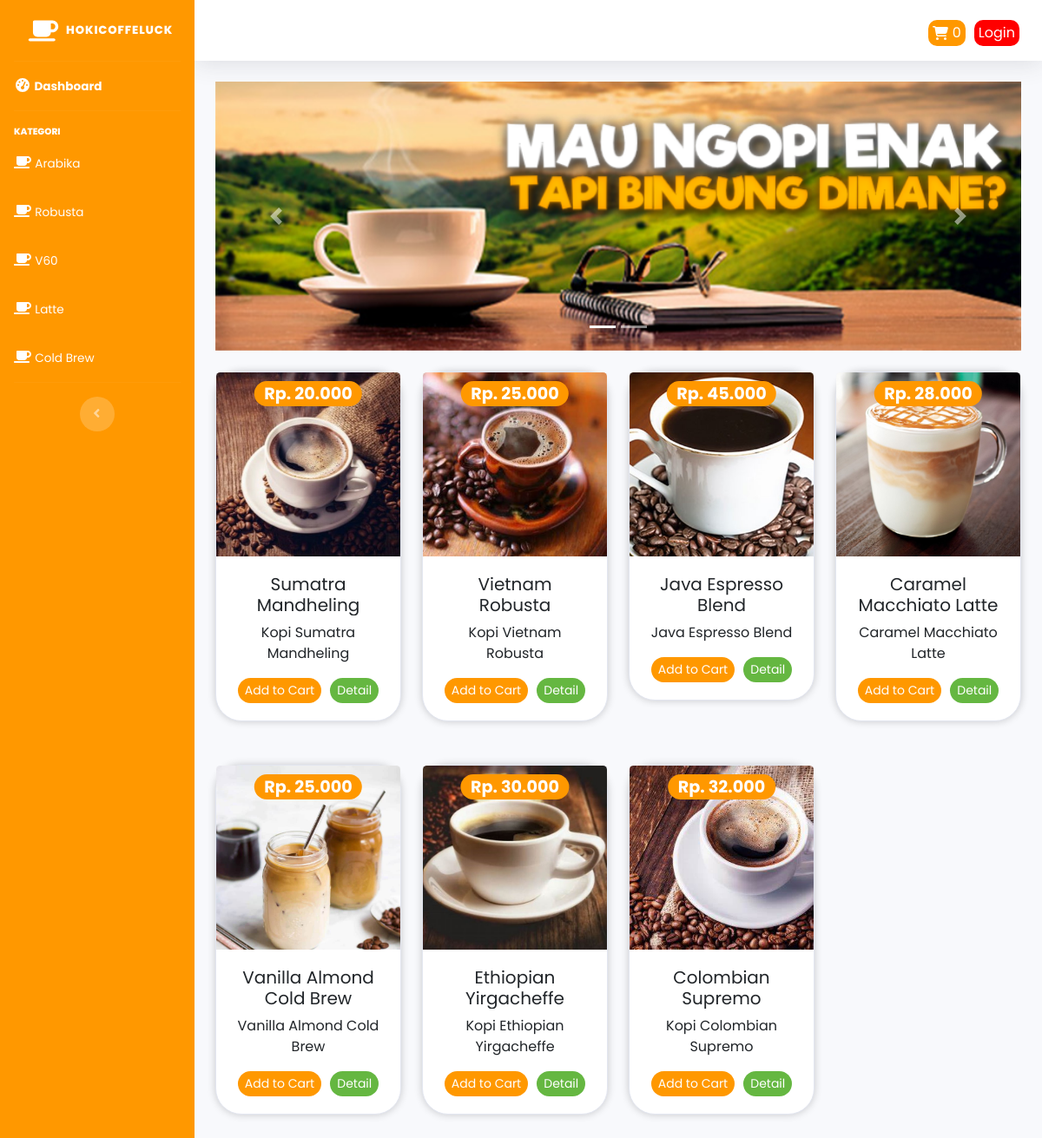
The page / on the database its author committed.
### tables this page shows
CREATE TABLE `tb_kopi` (
  `id_kopi` int(11) NOT NULL,
  `nama_kopi` varchar(120) NOT NULL,
  `keterangan` varchar(500) NOT NULL,
  `kategori` varchar(60) NOT NULL,
  `harga` int(11) NOT NULL,
  `stok` int(4) NOT NULL,
  `gambar` text NOT NULL
);

### application/controllers/Welcome.php (called while the page is built, shortened)
<?php
class Welcome extends CI_Controller {
	public function index() {
        $data['kopi'] = $this->model_kopi->tampil_data()->result();
        $this->load->view('templates/header');
        $this->load->view('templates/sidebar');
        $this->load->view('dashboard', $data);
        $this->load->view('templates/footer');
    }
}

### index.php (called while the page is built, shortened)
<?php
require_once BASEPATH.'core/CodeIgniter.php';

### application/models/model_kopi.php (called while the page is built, shortened)
<?php
class Model_kopi extends CI_Model {
    public function tampil_data(){
        return $this->db->get('tb_kopi');
    }
}

### application/views/dashboard.php (the view, shortened to what this page needs)
<div class="container-fluid">
<div id="carouselExampleIndicators" class="carousel slide" data-ride="carousel">
        <ol class="carousel-indicators">
            <li data-target="#carouselExampleIndicators" data-slide-to="0" class="active"></li>
            <li data-target="#carouselExampleIndicators" data-slide-to="1"></li>
        </ol>
        <div class="carousel-inner">
            <div class="carousel-item active">
                <img src="<?php echo base_url('assets/img/slide1.jpg') ?>" class="d-block w-100" alt="...">
            </div>
        </div>
        <a class="carousel-control-prev" href="#carouselExampleIndicators" role="button" data-slide="prev">
            <span class="carousel-control-prev-icon" aria-hidden="true"></span>
        </a>
        <a class="carousel-control-next" href="#carouselExampleIndicators" role="button" data-slide="next">
            <span class="carousel-control-next-icon" aria-hidden="true"></span>
        </a>
    </div>
    <div class="row text-center mt-4">
        <div class="col-12">
            <div class="row">
                <?php foreach ($kopi as $kpi) : ?>
                    <div class="col-md-3" style="margin-bottom: 50px;">
                            <div class="card" style="border-radius: 30px; transition: transform 0.3s; box-shadow: 0 0 10px rgba(0, 0, 0, 0.2);">
                            <img src="<?php echo base_url().'/uploads/'.$kpi->gambar ?>" class="card-img-top" alt="...">
                            <div class="card-body">
                                <h5 class="card-title mb-2" style="height: 3rem; overflow: hidden;"><?php echo $kpi->nama_kopi ?></h5>
                                <p class="card-text d-none d-sm-block"><?php echo $kpi->keterangan ?></p>
                                <div class="mt-3">
                                    <div class="btn-group">
                                    <?php echo anchor('dashboard/tambah_ke_keranjang/'.$kpi->id_kopi,'<div class="btn btn-sm" style="border-radius: 25px; margin-right: 10px; background-color: #FF9800; border: none;color : white; transition: transform 0.3s;">Add to Cart</div>') ?>
                                    <?php echo anchor('dashboard/detail/'.$kpi->id_kopi,'<div class="btn btn-sm btn-success" style="border-radius: 25px; background-color: #65B741; border: none;color : white; transition: transform 0.3s;">Detail</div>') ?>
                                    </div>
                                    <div class="price badge badge-sm badge-pill badge-warning" style="font-size: 1.2rem; background-color: #FF9800; border: none;color : white;">Rp. <?php echo number_format($kpi->harga, 0,',','.') ?></div>
                                </div>
                            </div>
                        </div>
                    </div>
                <?php endforeach; ?>
            </div>
        </div>
    </div>
</div>

### application/views/templates/header.php (shortened to what this page needs)
<!DOCTYPE html>
<html lang="en">
<head>
    <link href="<?php echo base_url() ?>assets/vendor/fontawesome-free/css/all.min.css" rel="stylesheet" type="text/css">
    <link href="https://maxcdn.bootstrapcdn.com/bootstrap/4.0.0/css/bootstrap.min.css" rel="stylesheet">
    <link href="https://cdn.jsdelivr.net/npm/bootstrap@5.3.2/dist/css/bootstrap.min.css" rel="stylesheet">
    <link href="https://maxcdn.bootstrapcdn.com/bootstrap/4.0.0/css/bootstrap.min.css" rel="stylesheet">
    <link href="<?php echo base_url() ?>assets/css/sb-admin-2.min.css" rel="stylesheet">
</head>

### application/views/templates/sidebar.php (shortened to what this page needs)
<body id="page-top">
    <div id="wrapper">
        <ul class="navbar-nav sidebar sidebar-dark accordion" id="accordionSidebar">
            <a class="sidebar-brand d-flex align-items-center justify-content-start" href="<?php echo base_url('welcome')?>">
                <div class="sidebar-brand-icon" style="margin-right: 8px; font-size: 0.2em;">
                <i class="fas fa-coffee" style="color : #FFFFFF; margin-left: 24px; font-size: 25px;"></i>
                </div>
                <div class="sidebar-brand-text" style="font-size: 12px;">HokiCoffeLuck</div>
            </a>
            <hr class="sidebar-divider my-0">
            <li class="nav-item active">
                <a class="nav-link" href="<?php echo base_url('welcome')?>">
                    <i class="fas fa-fw fa-tachometer-alt" style="color : #FFFFFF;"></i>
                    <span>Dashboard</span></a>
            </li>
            <hr class="sidebar-divider">
            <div class="sidebar-heading" style="color : #FFFFFF;">
                Kategori
            </div>
            <li class="nav-item">
                <a class="nav-link" href="<?php echo base_url('kategori/arabika')?>">
                    <i class="fas fa-coffee" style="color : #FFFFFF;"></i>
                    <span>Arabika</span></a>
            </li>
            <li class="nav-item">
                <a class="nav-link" href="<?php echo base_url('kategori/robusta')?>">
                    <i class="fas fa-coffee" style="color : #FFFFFF;"></i>
                    <span>Robusta</span></a>
            </li>
            <li class="nav-item">
                <a class="nav-link" href="<?php echo base_url('kategori/v60')?>">
                    <i class="fas fa-coffee" style="color : #FFFFFF;"></i>
                    <span>V60</span></a>
            </li>
            <li class="nav-item">
                <a class="nav-link" href="<?php echo base_url('kategori/latte')?>">
                    <i class="fas fa-coffee" style="color : #FFFFFF;"></i>
                    <span>Latte</span></a>
            </li>
            <li class="nav-item">
                <a class="nav-link" href="<?php echo base_url('kategori/cold_brew')?>">
                    <i class="fas fa-coffee" style="color : #FFFFFF;"></i>
                    <span>Cold Brew</span></a>
            </li>
            <hr class="sidebar-divider d-none d-md-block">
            <div class="text-center d-none d-md-inline">
                <button class="rounded-circle border-0" id="sidebarToggle"></button>
            </div>
        </ul>
        <div id="content-wrapper" class="d-flex flex-column">
            <div id="content">
                <nav class="navbar navbar-expand navbar-light bg-white topbar mb-4 static-top shadow">
                    <ul class="navbar-nav ml-auto">
                        <li class="nav-item">
                            <?php
                            $keranjang = '<i class="fas fa-shopping-cart" style="margin-right: 5px;"></i>'.$this->cart->total_items();
                            echo anchor('dashboard/detail_keranjang', $keranjang, 'class="nav-link cart-icon" style="border-radius: 10px;padding: 4px 5px; weight: 10px; height: 30px; margin-top: 5px; margin-right:10px; background-color: #FF9800; border: none;color : white;transition: transform 0.3s;"');
                            ?>
                        </li>
                        <?php if($this->session->userdata('username')) {?>
                            <li class="nav-item">
                                <div class="nav-link" style="border-radius: 10px;padding: 4px 5px;weight: 10px;height: 30px; margin-top: 5px; background-color: #FF9800; border: none;color : white;transition: transform 0.3s;">Selamat Datang <?php echo $this->session->userdata('username') ?></div>
                            </li>
                            <li class="nav-item ml-2">
                                <?php echo anchor('auth/logout', 'Logout', 'class="nav-link" style="border-radius: 10px;padding: 4px 5px; weight: 10px; height: 30px; margin-top: 5px; margin-right:10px; background-color: #FF0000; border: none;color : white;transition: transform 0.3s;"') ?>
                            </li>
                        <?php } else { ?>
                            <li class="nav-item">
                                <?php echo anchor('auth/login', 'Login', 'class="nav-link" style="border-radius: 10px;padding: 4px 5px; weight: 10px; height: 30px; margin-top: 5px; margin-right:10px; background-color: #FF0000; border: none;color : white;transition: transform 0.3s;"') ?>
                            </li>
                        <?php } ?>
                    </ul>
                </nav>

### application/views/templates/footer.php (shortened to what this page needs)
</body>
</html>

### application/views/templates/header.php (style rules this page uses)
* { font-family: 'Poppins', sans-serif; margin: 0; padding: 0; box-sizing: border-box; }
.navbar a { color: #FFFFFF; }
.sidebar { background-color: #FF9800; color: #FFFFFF; }
.sidebar-brand-text, .sidebar .nav-link span { color: #FFFFFF; }
.sidebar-divider { border-color: #FF9800; }
.navbar-nav.sidebar li.nav-item a.nav-link { transition: transform 0.3s ease; transform-origin: center; }
.sidebar-brand { transition: transform 0.3s ease; }
#sidebarToggle { transition: transform 0.3s ease; }
#wrapper { transition: all 1s ease; }

### application/views/dashboard.php (style rules this page uses)
.price { position: absolute; top: 10px; left: 50%; transform: translateX(-50%); }

### rows shown on the page
tb_kopi: gambar (picture), nama_kopi "Sumatra Mandheling", keterangan "Kopi Sumatra Mandheling", id_kopi "Add to Cart", id_kopi "Detail", harga "20.000"
tb_kopi: gambar (picture), nama_kopi "Vietnam Robusta", keterangan "Kopi Vietnam Robusta", id_kopi "Add to Cart", id_kopi "Detail", harga "25.000"
tb_kopi: gambar (picture), nama_kopi "Java Espresso Blend", keterangan "Java Espresso Blend", id_kopi "Add to Cart", id_kopi "Detail", harga "45.000"
tb_kopi: gambar (picture), nama_kopi "Caramel Macchiato Latte", keterangan "Caramel Macchiato Latte", id_kopi "Add to Cart", id_kopi "Detail", harga "28.000"
tb_kopi: gambar (picture), nama_kopi "Vanilla Almond Cold Brew", keterangan "Vanilla Almond Cold Brew", id_kopi "Add to Cart", id_kopi "Detail", harga "25.000"
tb_kopi: gambar (picture), nama_kopi "Ethiopian Yirgacheffe", keterangan "Kopi Ethiopian Yirgacheffe", id_kopi "Add to Cart", id_kopi "Detail", harga "30.000"
tb_kopi: gambar (picture), nama_kopi "Colombian Supremo", keterangan "Kopi Colombian Supremo", id_kopi "Add to Cart", id_kopi "Detail", harga "32.000"

### other values the page prints
$this->cart->total_items() "0"
